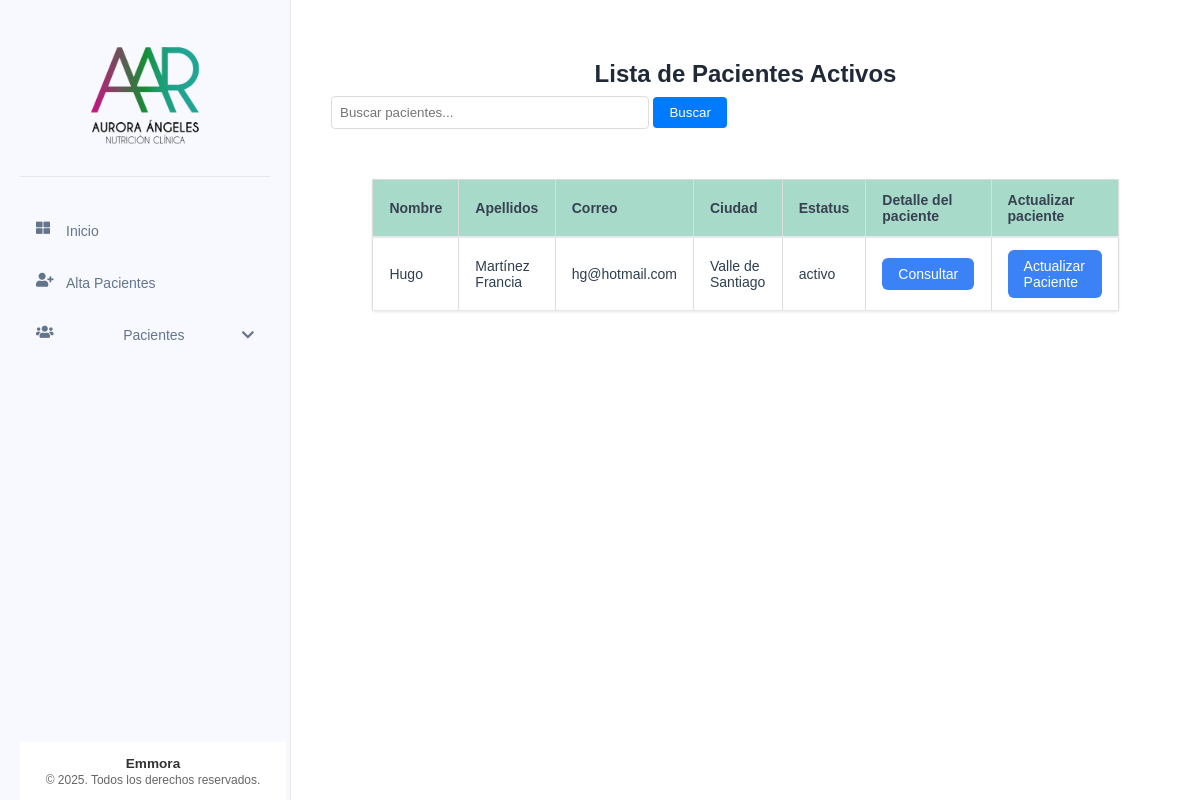
Page /pacientes/activos on the earlier database version.
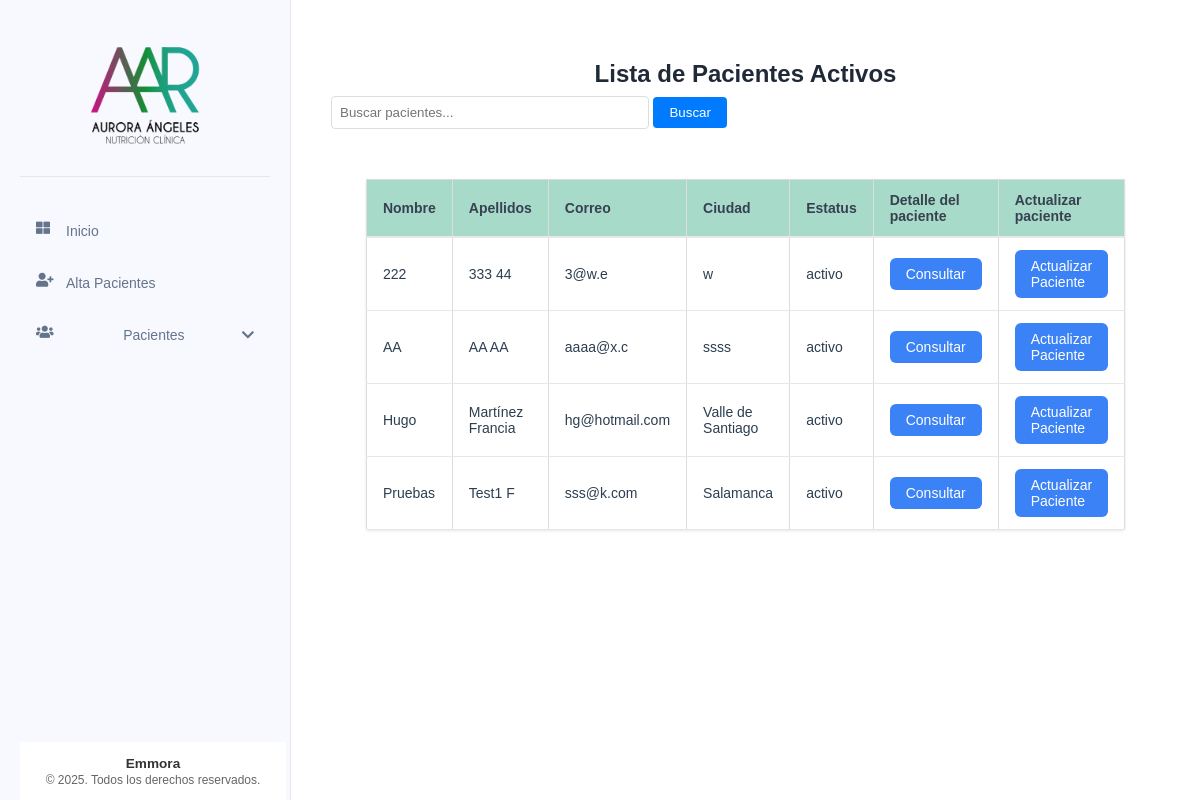
Same page on the later database version.
### tables this page shows
CREATE TABLE pacientes (
    id INTEGER PRIMARY KEY AUTOINCREMENT,
    nombre TEXT NOT NULL,
    apellido_paterno TEXT NOT NULL,
    apellido_materno TEXT NOT NULL,
    fecha_nacimiento DATE NOT NULL,
    telefono TEXT NOT NULL,
    correo TEXT UNIQUE NOT NULL,
    ciudad TEXT NOT NULL,
    fecha_registro TIMESTAMP DEFAULT CURRENT_TIMESTAMP,
    status TEXT NOT NULL DEFAULT 'activo' CHECK (status IN ('activo', 'inactivo'))
);

### app/controllers/pacientes.py (the view)
@pacientes.route('/activos')
def lista_pacientes_activos():
    try:
        busqueda = request.args.get('busqueda', '')
        pacientes = Paciente.buscar(busqueda, status='activo')
        return render_template('pacientes/lista_pacientes.html',
                            pacientes=pacientes,
                            busqueda=busqueda,
                            tipo_lista="activos")
    except Exception as e:
        flash(f'Error al obtener la lista de pacientes: {str(e)}', 'error')
        return redirect(url_for('main.index'))

### app/db.py (called while the page is built)
def get_db():
    if 'db' not in g:
        try:
            g.db = sqlite3.connect(
                'pacientes.db',
                detect_types=sqlite3.PARSE_DECLTYPES
            )
            g.db.row_factory = sqlite3.Row
        except sqlite3.Error as e:
            logger.error(f"Error crítico al conectar con la base de datos SQLite: {e}")
            raise e
    return g.db

def query_db(query, args=(), one=False):
    try:
        cur = get_db().execute(query, args)
        rv = cur.fetchall()
        cur.close()
        return (rv[0] if rv else None) if one else rv
    except sqlite3.Error as e:
        logger.error(f"Error al ejecutar query: {query}. Args: {args}. Detalle: {e}")
        raise e

### app/templates/pacientes/lista_pacientes.html (shortened to what this page needs)
{% extends "base/base.html" %}
{% block content %}
<div class="table-container">
    <header class="valoracion-header">
        <h2 align = "center">Lista de Pacientes {{ "Activos" if tipo_lista == "activos" else "Inactivos" }}</h2>
        <form action="{{ url_for('pacientes.lista_pacientes_' + tipo_lista) }}" method="get" class="search-form">
            <input type="text" name="busqueda" placeholder="Buscar pacientes..." value="{{ busqueda }}">
            <button type="submit">Buscar</button>
        </form>
    </header>
    <table class="table">
        <thead>
            <tr>
                <th class="table__header">Nombre</th>
                <th class="table__header">Apellidos</th>
                <th class="table__header">Correo</th>
                <th class="table__header">Ciudad</th>
                <th class="table__header">Estatus</th>
                <th class="table__header">Detalle del paciente</th>
                <th class="table__header">Actualizar paciente</th>
            </tr>
        </thead>
        <tbody>
            {% for paciente in pacientes %}
            <tr>
                <td class="table__cell">{{ paciente['nombre'] }}</td>
                <td class="table__cell">{{ paciente['apellido_paterno'] }} {{ paciente['apellido_materno'] }}</td>
                <td class="table__cell">{{ paciente['correo'] }}</td>
                <td class="table__cell">{{ paciente['ciudad'] }}</td>
                <td class="table__cell">{{ paciente['status'] }}</td>
                <td class="table__cell">
                    <a href="{{ url_for('pacientes.detalle_paciente', id=paciente['id']) }}" class="action-button">Consultar</a>
                </td>
                <td class="table__cell">
                    <a href="{{ url_for('pacientes.editar_paciente', id=paciente['id']) }}" class="action-button">Actualizar Paciente</a>
                </td>
            </tr>
            {% endfor %}
        </tbody>
    </table>
</div>
{% endblock %}

Differences in the rows shown:
added pacientes: nombre "222", apellido_paterno "333", apellido_materno "44", correo "3@w.e", ciudad "w", status "activo"
added pacientes: nombre "AA", apellido_paterno "AA", apellido_materno "AA", correo "aaaa@x.c", ciudad "ssss", status "activo"
now on this page (row edited): pacientes: nombre "Pruebas", apellido_paterno "Test1", apellido_materno "F", correo "sss@k.com", ciudad "Salamanca", status "activo"
